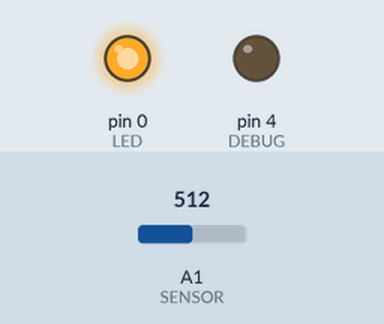
Simulated run of this sketch. Board: Arduino Uno, built with avr-gcc and run on an emulated ATmega328P. Parts: output pins drawn as LEDs (lit = HIGH). The test bench sets the inputs (shaded band); at power-on: A1 (SENSOR) = 512. Random numbers use the default seed unless the sketch sets one.

Above: at 1.02 s.
1.3 s: A1 (SENSOR) set to 740
4.3 s: A1 (SENSOR) set to 758
At 5.9 s:
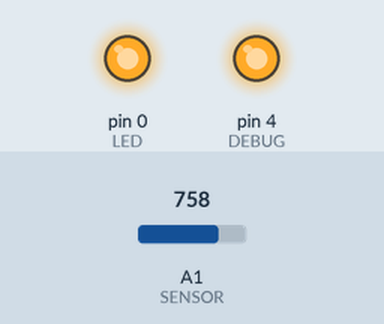
7.3 s: A1 (SENSOR) set to 716
At 9.4 s:
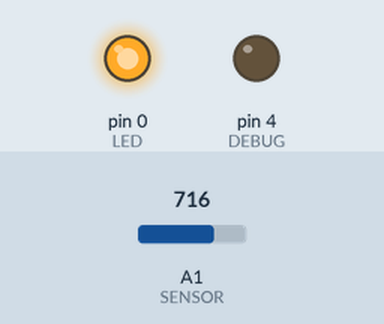
10.3 s: A1 (SENSOR) set to 760
At 14.25 s:
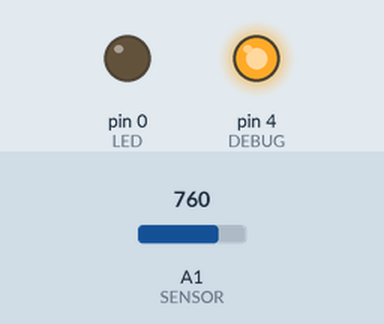
Timing chart, 0 to 14.3 s (numbered marks = the images above; inputs shaded):
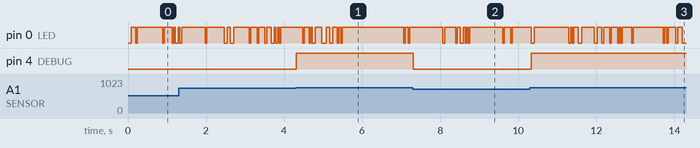

Measured:
- the behaviour switches between 750 and 751 on A1 (SENSOR) (found by bisection; images 0 and 1)
- after the input at 4.3 s, pin 4 (DEBUG): LOW → HIGH at once
- after the input at 7.3 s, pin 4 (DEBUG): HIGH → LOW at once
- after the input at 10.3 s, pin 4 (DEBUG): LOW → HIGH at once

The sketch:

halloweencandle.ino
```cpp
const int LED = 0; //0;
const int SENSOR = 1; //2;
const int DEBUG = 4;

byte brightness0 = 128;
byte brightnessMin = 128;
byte brightnessMax = 255;
char stepMin = -40;
char stepMax = 40;

void setup()
{
  for(byte i = 0; i < 5; i++)
  {
    pinMode(i, INPUT_PULLUP);
  }
//  Serial.begin(9600);
  pinMode(LED, OUTPUT);
  pinMode(SENSOR, INPUT);
  pinMode(DEBUG, OUTPUT);

  // Initialize the random number generator to be a bit more random.
  randomSeed(analogRead(3));
}

void loop()
{
  int sensorvalue = analogRead(SENSOR);

  digitalWrite(DEBUG, LOW);

//  Serial.println(sensorvalue);
  if(sensorvalue > 250)
  {
    if (sensorvalue > 750)
    {
      digitalWrite(DEBUG, HIGH);
    }
    // Set a new brightness which differs from the old brightness by a random
    // number between stepMin and stepMax and where the new brightness is
    // constrained to be between brightnessMin and brightnessMax.
    brightness0 = constrain(brightness0 + random(stepMin, stepMax), brightnessMin, brightnessMax);
    analogWrite(LED, brightness0);

    delay(40);
  }
  else
  {
    digitalWrite(LED, 0);
    delay(10000);
  }
}
```
